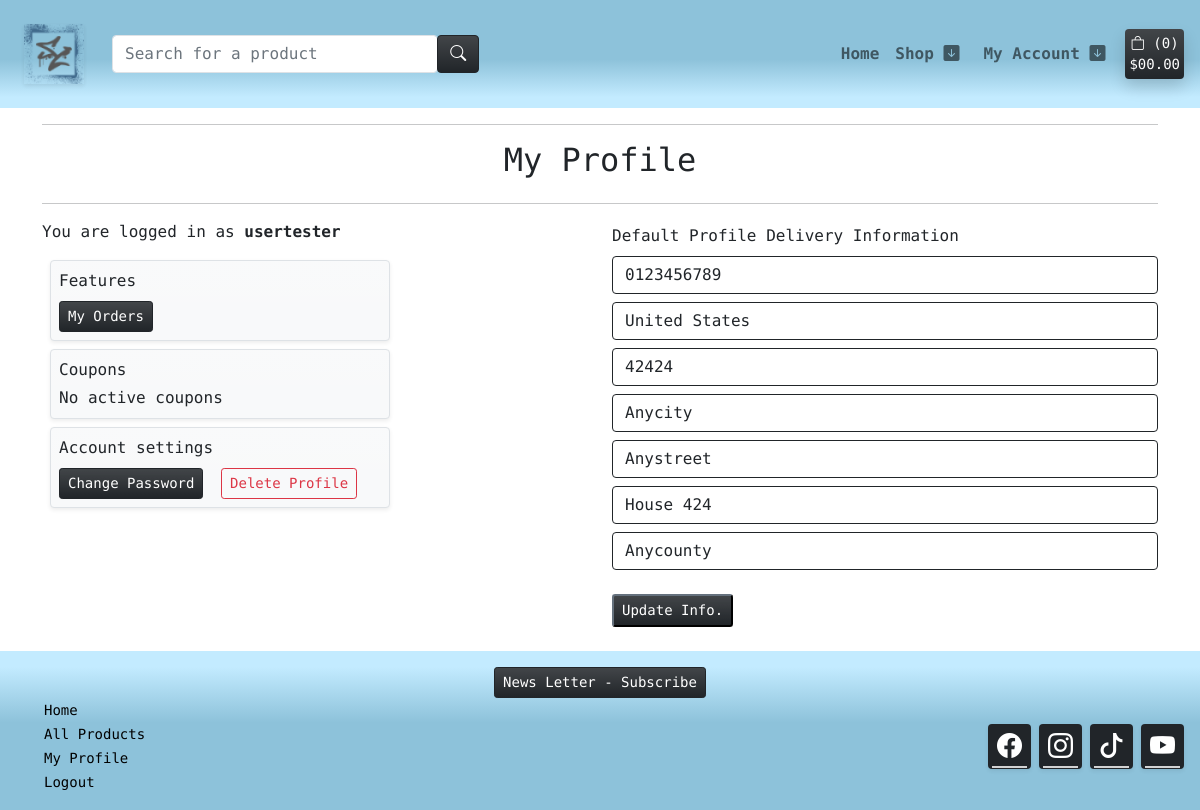
Page /profile/user/ (signed in) on the committed database.
### profiles/models.py (models this page shows, shortened)
class UserProfile(models.Model):
    user = models.OneToOneField(User, on_delete=models.CASCADE)
    default_phone_number = models.CharField(max_length=20, null=True, blank=True)
    default_country = CountryField(blank_label='Country *', null=True, blank=True)
    default_postcode = models.CharField(max_length=20, null=True, blank=True)
    default_town_or_city = models.CharField(max_length=40, null=True, blank=True)
    default_street_address1 = models.CharField(max_length=80, null=True, blank=True)
    default_street_address2 = models.CharField(max_length=80, null=True, blank=True)
    default_county = models.CharField(max_length=80, null=True, blank=True)

### profiles/views.py (the view)
# urls.py: path('user/', views.profile, name='profile'),
@login_required
def profile(request):
    profile = get_object_or_404(UserProfile, user=request.user)
    form = UserProfileForm(instance=profile)
    coupons = Coupon.objects.filter(user=request.user).filter(used=False)
    present = timezone.now()
    for coupon in coupons:
        if present >= coupon.date_end:
            coupon.expired = True
            coupon.save()
    coupons = Coupon.objects.filter(user=request.user).filter(expired=False).filter(used=False)
    if request.method == 'POST':
        form = UserProfileForm(request.POST, instance=profile)
        if form.is_valid():
            form.save()
            messages.success(request, 'Profile updated successfully')
    template = 'profiles/profile.html'
    context = {
        'profile': profile,
        'form': form,
        'coupons': coupons,
        'on_profile_page': True
    }
    return render(request, template, context)

### profiles/forms.py
class UserProfileForm(forms.ModelForm):
    class Meta:
        model = UserProfile
        exclude = ('user',)
    def __init__(self, *args, **kwargs):
        super().__init__(*args, **kwargs)
        placeholders = {
            'default_phone_number': 'Phone Number',
            'default_postcode': 'Postal Code',
            'default_town_or_city': 'Town or City',
            'default_street_address1': 'Street Address 1',
            'default_street_address2': 'Street Address 2',
            'default_county': 'County, State or Locality',
        }
        self.fields['default_phone_number'].widget.attrs['autofocus'] = True
        for field in self.fields:
            if field != 'default_country':
                if self.fields[field].required:
                    placeholder = f'{placeholders[field]} *'
                else:
                    placeholder = placeholders[field]
                self.fields[field].widget.attrs['placeholder'] = placeholder
            self.fields[field].widget.attrs['class'] = 'border-dark rounded mb-2'
            self.fields[field].label = False

### templates/profiles/profile.html (shortened to what this page needs)
{% extends "base.html" %}
{% load static %}
{% load account %}
{% block content %}
    <div class="container">
        <div class="row">
            <div class="col text-center">
                <hr>
                <h2 class="logo-font mb-4">My Profile</h2>
                <hr>
            </div>
        </div>
        <div class="row">
            <div class="col-12 col-lg-4">
                <p>You are logged in as <strong>{% user_display user %}</strong></p>
                <div class="bg-light bg-gradient rounded shadow-sm p-1 m-2 border border-secundary">
                    <p class="m-1">Features</p>
                    <a class="btn btn-sm btn-dark bg-gradient m-1" aria-current="page" href="{% url 'orders_list' %}">My Orders</a>
                </div>
                <div class="bg-light bg-gradient rounded shadow-sm p-1 m-2 border border-secundary">
                    <p class="m-1">Coupons</p>
                    {% for coupon in coupons %}
                    <div class="m-1 bg-dark text-white rounded" style="width: 145px;">
                        <p class="p-2">{{ coupon.coupon }}</p>
                    </div>
                    <p class="m-1 p-1 border rounded border-success"><small><strong>{{ coupon.discount }}% OFF</strong> - Expire: {{ coupon.date_end }}</small></p>
                    {% empty %}
                    <div>
                    <p class="fw-light m-1">No active coupons</p>
                    </div>
                    {% endfor %}
                </div>
                <div class="bg-light bg-gradient rounded shadow-sm p-1 m-2 border border-secundary">
                    <p class="m-1">Account settings</p>
                    <div>
                        <a class="btn btn-sm btn-dark bg-gradient m-1" aria-current="page" href="{% url 'account_change_password' %}">Change Password</a>
                        <a class="btn btn-sm btn-outline-danger m-1" aria-current="page" href="{% url 'delete_profile' %}">Delete Profile</a>
                    </div>
                </div>
            </div>
            <div class="col-12 col-lg-6 ms-auto">
                <p class="mt-1 mb-2">Default Profile Delivery Information</p>
                <form action="{% url 'profile' %}" method="POST" id="profile_update_form">
                    {{ form|crispy }}
                    <button class="btn-sm btn-dark bg-gradient mt-3 mb-4">Update Info.</button>
                </form>
            </div>
        </div>
    </div>
{% endblock %}

### static/css/style.css (style rules this page uses)
body { font-family: 'Syne Mono', sans-serif; }

### rows in the picture
UserProfile: default_phone_number "0123456789", default_country "United States", default_postcode "42424", default_town_or_city "Anycity", default_street_address1 "Anystreet", default_street_address2 "House 424", default_county "Anycounty"

### other values in the picture
{{ product_count }} "0"
